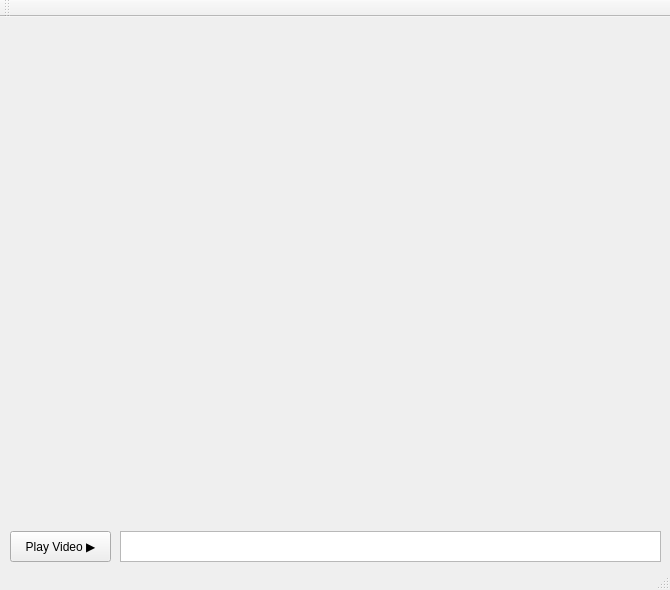
<?xml version="1.0" encoding="UTF-8"?>
<ui version="4.0">
 <class>MainWindow</class>
 <widget class="QMainWindow" name="MainWindow">
  <property name="geometry">
   <rect>
    <x>0</x>
    <y>0</y>
    <width>670</width>
    <height>590</height>
   </rect>
  </property>
  <property name="windowTitle">
   <string>MainWindow</string>
  </property>
  <widget class="QWidget" name="centralWidget">
   <widget class="QLabel" name="label">
    <property name="geometry">
     <rect>
      <x>10</x>
      <y>10</y>
      <width>650</width>
      <height>490</height>
     </rect>
    </property>
    <property name="text">
     <string/>
    </property>
   </widget>
   <widget class="QPushButton" name="playVideoButton">
    <property name="geometry">
     <rect>
      <x>10</x>
      <y>514</y>
      <width>101</width>
      <height>31</height>
     </rect>
    </property>
    <property name="text">
     <string>Play Video ▶</string>
    </property>
   </widget>
   <widget class="QTextEdit" name="fileNameEdit">
    <property name="geometry">
     <rect>
      <x>120</x>
      <y>514</y>
      <width>541</width>
      <height>31</height>
     </rect>
    </property>
    <property name="undoRedoEnabled">
     <bool>true</bool>
    </property>
    <property name="acceptRichText">
     <bool>true</bool>
    </property>
    <property name="placeholderText">
     <string/>
    </property>
   </widget>
  </widget>
  <widget class="QMenuBar" name="menuBar">
   <property name="geometry">
    <rect>
     <x>0</x>
     <y>0</y>
     <width>670</width>
     <height>22</height>
    </rect>
   </property>
  </widget>
  <widget class="QToolBar" name="mainToolBar">
   <attribute name="toolBarArea">
    <enum>TopToolBarArea</enum>
   </attribute>
   <attribute name="toolBarBreak">
    <bool>false</bool>
   </attribute>
  </widget>
  <widget class="QStatusBar" name="statusBar"/>
 </widget>
 <layoutdefault spacing="6" margin="11"/>
 <resources/>
 <connections/>
</ui>
